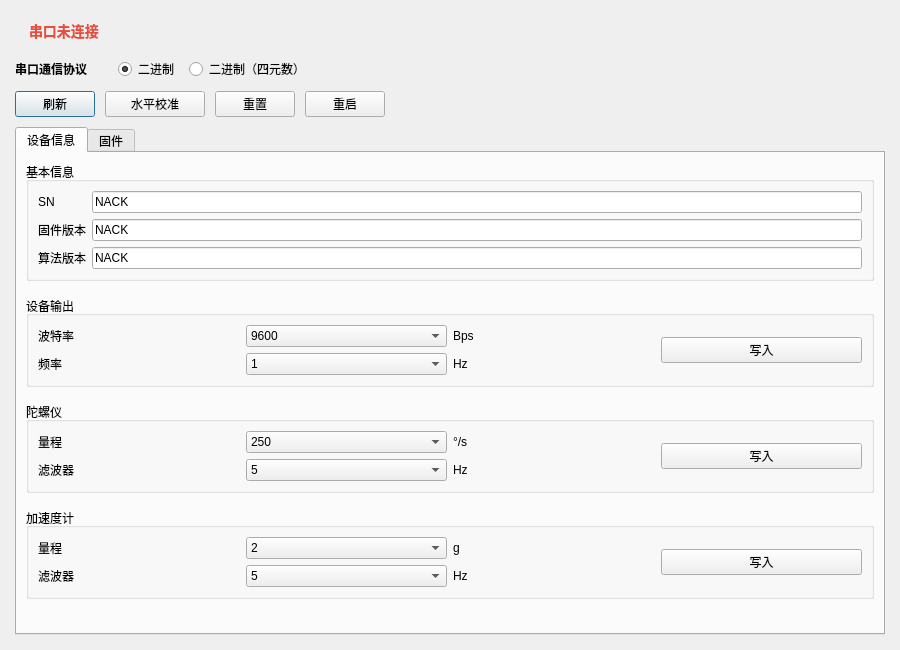
<?xml version="1.0" encoding="UTF-8"?>
<ui version="4.0">
 <class>DeviceConfigDialog</class>
 <widget class="QDialog" name="DeviceConfigDialog">
  <property name="geometry">
   <rect>
    <x>0</x>
    <y>0</y>
    <width>900</width>
    <height>650</height>
   </rect>
  </property>
  <property name="windowTitle">
   <string>设备配置</string>
  </property>
  <layout class="QVBoxLayout" name="mainLayout">
   <property name="spacing">
    <number>10</number>
   </property>
   <property name="leftMargin">
    <number>15</number>
   </property>
   <property name="topMargin">
    <number>15</number>
   </property>
   <property name="rightMargin">
    <number>15</number>
   </property>
   <property name="bottomMargin">
    <number>15</number>
   </property>
   <item>
    <layout class="QHBoxLayout" name="statusLayout">
     <item>
      <widget class="QLabel" name="connectionStatusLabel">
       <property name="text">
        <string>串口未连接</string>
       </property>
       <property name="styleSheet">
        <string notr="true">QLabel { color: #E74C3C; font-weight: bold; font-size: 14px; padding: 5px 10px; }</string>
       </property>
      </widget>
     </item>
     <item>
      <spacer name="statusSpacer">
       <property name="orientation">
        <enum>Qt::Horizontal</enum>
       </property>
       <property name="sizeHint" stdset="0">
        <size>
         <width>40</width>
         <height>20</height>
        </size>
       </property>
      </spacer>
     </item>
    </layout>
   </item>
   <item>
    <layout class="QHBoxLayout" name="protocolLayout">
     <item>
      <widget class="QLabel" name="protocolLabel">
       <property name="text">
        <string>串口通信协议</string>
       </property>
       <property name="styleSheet">
        <string notr="true">font-weight: bold;</string>
       </property>
      </widget>
     </item>
     <item>
      <spacer name="protocolSpacer1">
       <property name="orientation">
        <enum>Qt::Horizontal</enum>
       </property>
       <property name="sizeType">
        <enum>QSizePolicy::Fixed</enum>
       </property>
       <property name="sizeHint" stdset="0">
        <size>
         <width>20</width>
         <height>20</height>
        </size>
       </property>
      </spacer>
     </item>
     <item>
      <widget class="QRadioButton" name="binaryProtocolRadio">
       <property name="text">
        <string>二进制</string>
       </property>
       <property name="checked">
        <bool>true</bool>
       </property>
      </widget>
     </item>
     <item>
      <widget class="QRadioButton" name="quaternionProtocolRadio">
       <property name="text">
        <string>二进制（四元数）</string>
       </property>
      </widget>
     </item>
     <item>
      <spacer name="protocolSpacer2">
       <property name="orientation">
        <enum>Qt::Horizontal</enum>
       </property>
       <property name="sizeHint" stdset="0">
        <size>
         <width>40</width>
         <height>20</height>
        </size>
       </property>
      </spacer>
     </item>
    </layout>
   </item>
   <item>
    <layout class="QHBoxLayout" name="toolbarLayout">
     <item>
      <widget class="QPushButton" name="refreshBtn">
       <property name="minimumSize">
        <size>
         <width>80</width>
         <height>0</height>
        </size>
       </property>
       <property name="text">
        <string>刷新</string>
       </property>
      </widget>
     </item>
     <item>
      <widget class="QPushButton" name="calibrateBtn">
       <property name="minimumSize">
        <size>
         <width>100</width>
         <height>0</height>
        </size>
       </property>
       <property name="text">
        <string>水平校准</string>
       </property>
      </widget>
     </item>
     <item>
      <widget class="QPushButton" name="resetBtn">
       <property name="minimumSize">
        <size>
         <width>80</width>
         <height>0</height>
        </size>
       </property>
       <property name="text">
        <string>重置</string>
       </property>
      </widget>
     </item>
     <item>
      <widget class="QPushButton" name="restartBtn">
       <property name="minimumSize">
        <size>
         <width>80</width>
         <height>0</height>
        </size>
       </property>
       <property name="text">
        <string>重启</string>
       </property>
      </widget>
     </item>
     <item>
      <spacer name="toolbarSpacer">
       <property name="orientation">
        <enum>Qt::Horizontal</enum>
       </property>
       <property name="sizeHint" stdset="0">
        <size>
         <width>40</width>
         <height>20</height>
        </size>
       </property>
      </spacer>
     </item>
    </layout>
   </item>
   <item>
    <widget class="QTabWidget" name="tabWidget">
     <property name="currentIndex">
      <number>0</number>
     </property>
     <widget class="QWidget" name="deviceInfoTab">
      <attribute name="title">
       <string>设备信息</string>
      </attribute>
      <layout class="QVBoxLayout" name="deviceInfoLayout">
       <property name="spacing">
        <number>15</number>
       </property>
       <item>
        <widget class="QGroupBox" name="basicInfoGroup">
         <property name="title">
          <string>基本信息</string>
         </property>
         <layout class="QFormLayout" name="basicInfoLayout">
          <item row="0" column="0">
           <widget class="QLabel" name="snLabel">
            <property name="text">
             <string>SN</string>
            </property>
           </widget>
          </item>
          <item row="0" column="1">
           <widget class="QLineEdit" name="snEdit">
            <property name="text">
             <string>NACK</string>
            </property>
            <property name="readOnly">
             <bool>true</bool>
            </property>
           </widget>
          </item>
          <item row="1" column="0">
           <widget class="QLabel" name="firmwareVersionLabel">
            <property name="text">
             <string>固件版本</string>
            </property>
           </widget>
          </item>
          <item row="1" column="1">
           <widget class="QLineEdit" name="firmwareVersionEdit">
            <property name="text">
             <string>NACK</string>
            </property>
            <property name="readOnly">
             <bool>true</bool>
            </property>
           </widget>
          </item>
          <item row="2" column="0">
           <widget class="QLabel" name="algorithmVersionLabel">
            <property name="text">
             <string>算法版本</string>
            </property>
           </widget>
          </item>
          <item row="2" column="1">
           <widget class="QLineEdit" name="algorithmVersionEdit">
            <property name="text">
             <string>NACK</string>
            </property>
            <property name="readOnly">
             <bool>true</bool>
            </property>
           </widget>
          </item>
         </layout>
        </widget>
       </item>
       <item>
        <widget class="QGroupBox" name="outputGroup">
         <property name="title">
          <string>设备输出</string>
         </property>
         <layout class="QGridLayout" name="outputLayout">
          <item row="0" column="0">
           <widget class="QLabel" name="baudRateLabel">
            <property name="text">
             <string>波特率</string>
            </property>
           </widget>
          </item>
          <item row="0" column="1">
           <widget class="QComboBox" name="baudRateCombo">
            <item>
             <property name="text">
              <string>9600</string>
             </property>
            </item>
            <item>
             <property name="text">
              <string>19200</string>
             </property>
            </item>
            <item>
             <property name="text">
              <string>38400</string>
             </property>
            </item>
            <item>
             <property name="text">
              <string>57600</string>
             </property>
            </item>
            <item>
             <property name="text">
              <string>115200</string>
             </property>
            </item>
            <item>
             <property name="text">
              <string>230400</string>
             </property>
            </item>
            <item>
             <property name="text">
              <string>460800</string>
             </property>
            </item>
            <item>
             <property name="text">
              <string>921600</string>
             </property>
            </item>
           </widget>
          </item>
          <item row="0" column="2">
           <widget class="QLabel" name="baudRateUnitLabel">
            <property name="text">
             <string>Bps</string>
            </property>
           </widget>
          </item>
          <item row="1" column="0">
           <widget class="QLabel" name="frequencyLabel">
            <property name="text">
             <string>频率</string>
            </property>
           </widget>
          </item>
          <item row="1" column="1">
           <widget class="QComboBox" name="frequencyCombo">
            <item>
             <property name="text">
              <string>1</string>
             </property>
            </item>
            <item>
             <property name="text">
              <string>10</string>
             </property>
            </item>
            <item>
             <property name="text">
              <string>20</string>
             </property>
            </item>
            <item>
             <property name="text">
              <string>50</string>
             </property>
            </item>
            <item>
             <property name="text">
              <string>100</string>
             </property>
            </item>
            <item>
             <property name="text">
              <string>200</string>
             </property>
            </item>
            <item>
             <property name="text">
              <string>500</string>
             </property>
            </item>
            <item>
             <property name="text">
              <string>1000</string>
             </property>
            </item>
           </widget>
          </item>
          <item row="1" column="2">
           <widget class="QLabel" name="frequencyUnitLabel">
            <property name="text">
             <string>Hz</string>
            </property>
           </widget>
          </item>
          <item row="0" column="3" rowspan="2">
           <widget class="QPushButton" name="writeOutputBtn">
            <property name="minimumSize">
             <size>
              <width>100</width>
              <height>0</height>
             </size>
            </property>
            <property name="text">
             <string>写入</string>
            </property>
           </widget>
          </item>
         </layout>
        </widget>
       </item>
       <item>
        <widget class="QGroupBox" name="gyroGroup">
         <property name="title">
          <string>陀螺仪</string>
         </property>
         <layout class="QGridLayout" name="gyroLayout">
          <item row="0" column="0">
           <widget class="QLabel" name="gyroRangeLabel">
            <property name="text">
             <string>量程</string>
            </property>
           </widget>
          </item>
          <item row="0" column="1">
           <widget class="QComboBox" name="gyroRangeCombo">
            <item>
             <property name="text">
              <string>250</string>
             </property>
            </item>
            <item>
             <property name="text">
              <string>500</string>
             </property>
            </item>
            <item>
             <property name="text">
              <string>1000</string>
             </property>
            </item>
            <item>
             <property name="text">
              <string>2000</string>
             </property>
            </item>
           </widget>
          </item>
          <item row="0" column="2">
           <widget class="QLabel" name="gyroRangeUnitLabel">
            <property name="text">
             <string>°/s</string>
            </property>
           </widget>
          </item>
          <item row="1" column="0">
           <widget class="QLabel" name="gyroFilterLabel">
            <property name="text">
             <string>滤波器</string>
            </property>
           </widget>
          </item>
          <item row="1" column="1">
           <widget class="QComboBox" name="gyroFilterCombo">
            <item>
             <property name="text">
              <string>5</string>
             </property>
            </item>
            <item>
             <property name="text">
              <string>10</string>
             </property>
            </item>
            <item>
             <property name="text">
              <string>20</string>
             </property>
            </item>
            <item>
             <property name="text">
              <string>42</string>
             </property>
            </item>
            <item>
             <property name="text">
              <string>98</string>
             </property>
            </item>
            <item>
             <property name="text">
              <string>188</string>
             </property>
            </item>
           </widget>
          </item>
          <item row="1" column="2">
           <widget class="QLabel" name="gyroFilterUnitLabel">
            <property name="text">
             <string>Hz</string>
            </property>
           </widget>
          </item>
          <item row="0" column="3" rowspan="2">
           <widget class="QPushButton" name="writeGyroBtn">
            <property name="minimumSize">
             <size>
              <width>100</width>
              <height>0</height>
             </size>
            </property>
            <property name="text">
             <string>写入</string>
            </property>
           </widget>
          </item>
         </layout>
        </widget>
       </item>
       <item>
        <widget class="QGroupBox" name="accelGroup">
         <property name="title">
          <string>加速度计</string>
         </property>
         <layout class="QGridLayout" name="accelLayout">
          <item row="0" column="0">
           <widget class="QLabel" name="accelRangeLabel">
            <property name="text">
             <string>量程</string>
            </property>
           </widget>
          </item>
          <item row="0" column="1">
           <widget class="QComboBox" name="accelRangeCombo">
            <item>
             <property name="text">
              <string>2</string>
             </property>
            </item>
            <item>
             <property name="text">
              <string>4</string>
             </property>
            </item>
            <item>
             <property name="text">
              <string>8</string>
             </property>
            </item>
            <item>
             <property name="text">
              <string>16</string>
             </property>
            </item>
           </widget>
          </item>
          <item row="0" column="2">
           <widget class="QLabel" name="accelRangeUnitLabel">
            <property name="text">
             <string>g</string>
            </property>
           </widget>
          </item>
          <item row="1" column="0">
           <widget class="QLabel" name="accelFilterLabel">
            <property name="text">
             <string>滤波器</string>
            </property>
           </widget>
          </item>
          <item row="1" column="1">
           <widget class="QComboBox" name="accelFilterCombo">
            <item>
             <property name="text">
              <string>5</string>
             </property>
            </item>
            <item>
             <property name="text">
              <string>10</string>
             </property>
            </item>
            <item>
             <property name="text">
              <string>20</string>
             </property>
            </item>
            <item>
             <property name="text">
              <string>42</string>
             </property>
            </item>
            <item>
             <property name="text">
              <string>98</string>
             </property>
            </item>
            <item>
             <property name="text">
              <string>188</string>
             </property>
            </item>
           </widget>
          </item>
          <item row="1" column="2">
           <widget class="QLabel" name="accelFilterUnitLabel">
            <property name="text">
             <string>Hz</string>
            </property>
           </widget>
          </item>
          <item row="0" column="3" rowspan="2">
           <widget class="QPushButton" name="writeAccelBtn">
            <property name="minimumSize">
             <size>
              <width>100</width>
              <height>0</height>
             </size>
            </property>
            <property name="text">
             <string>写入</string>
            </property>
           </widget>
          </item>
         </layout>
        </widget>
       </item>
       <item>
        <spacer name="deviceInfoSpacer">
         <property name="orientation">
          <enum>Qt::Vertical</enum>
         </property>
         <property name="sizeHint" stdset="0">
          <size>
           <width>20</width>
           <height>40</height>
          </size>
         </property>
        </spacer>
       </item>
      </layout>
     </widget>
     <widget class="QWidget" name="firmwareTab">
      <attribute name="title">
       <string>固件</string>
      </attribute>
      <layout class="QVBoxLayout" name="firmwareLayout">
       <item>
        <widget class="QLabel" name="firmwarePlaceholder">
         <property name="text">
          <string>固件升级功能待实现</string>
         </property>
         <property name="alignment">
          <set>Qt::AlignCenter</set>
         </property>
         <property name="styleSheet">
          <string notr="true">color: gray; font-size: 14px;</string>
         </property>
        </widget>
       </item>
      </layout>
     </widget>
    </widget>
   </item>
  </layout>
 </widget>
 <resources/>
 <connections/>
</ui>
